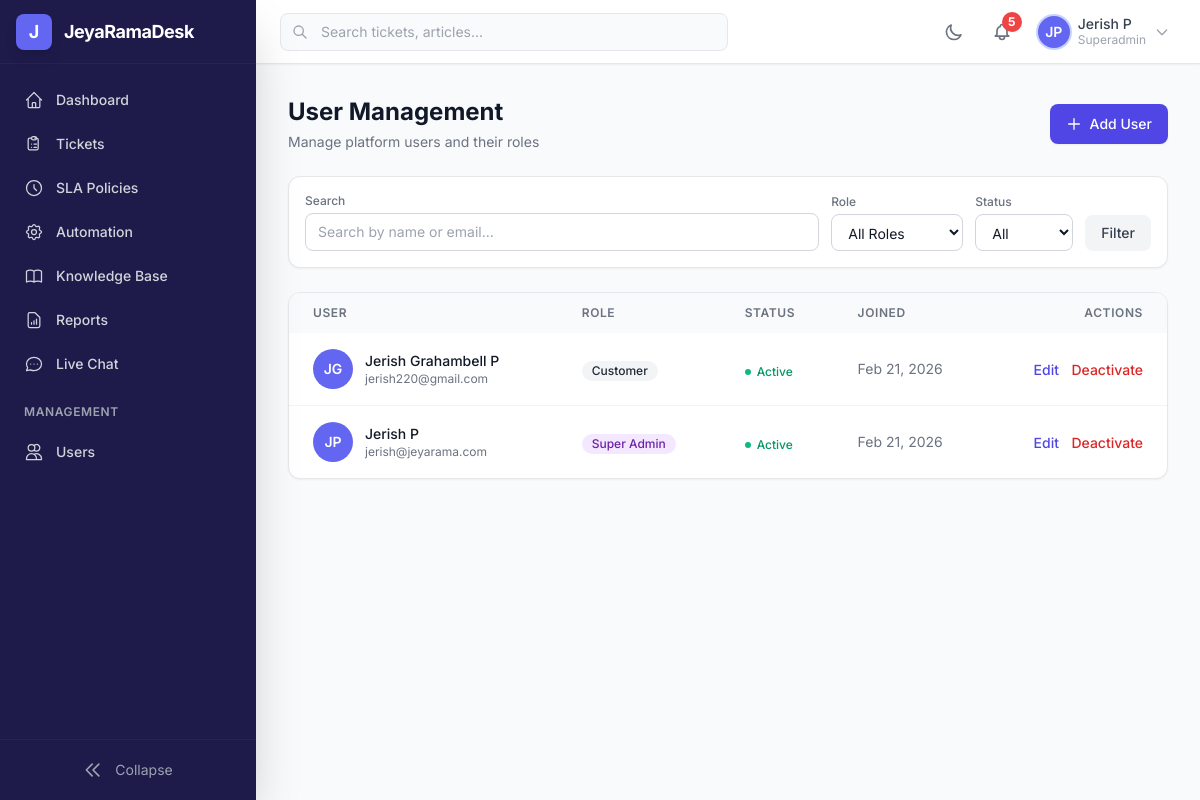
Page /desk/accounts/users/ (signed in) on the committed database.
### accounts/models.py (models this page shows, shortened)
class User(AbstractBaseUser, PermissionsMixin):
    class Role(models.TextChoices):
        SUPERADMIN = 'superadmin', 'Super Admin'
        MANAGER = 'manager', 'Manager'
        AGENT = 'agent', 'Agent'
        CUSTOMER = 'customer', 'Customer'
    id = models.UUIDField(primary_key=True, default=uuid.uuid4, editable=False)
    email = models.EmailField('Email Address', unique=True, db_index=True)
    first_name = models.CharField('First Name', max_length=150)
    last_name = models.CharField('Last Name', max_length=150)
    phone = models.CharField('Phone Number', max_length=20, blank=True, default='')
    address = models.TextField('Address', blank=True, default='')
    avatar = models.ImageField(
        'Profile Picture',
        upload_to='avatars/%Y/%m/',
        blank=True,
        null=True,
    )
    role = models.CharField(
        'Role',
        max_length=20,
        choices=Role.choices,
        default=Role.CUSTOMER,
        db_index=True,
    )
    department = models.CharField(max_length=100, blank=True, default='')
    job_title = models.CharField(max_length=100, blank=True, default='')
    is_active = models.BooleanField('Active', default=True, db_index=True)
    is_staff = models.BooleanField('Staff Status', default=False)
    is_online = models.BooleanField('Online', default=False)
    is_profile_completed = models.BooleanField('Profile Completed', default=False)
    date_joined = models.DateTimeField('Date Joined', default=timezone.now)
    last_login = models.DateTimeField('Last Login', blank=True, null=True)
    updated_at = models.DateTimeField('Updated At', auto_now=True)
    timezone_pref = models.CharField(
        'Timezone', max_length=50, default='UTC',
    )
    email_notifications = models.BooleanField(default=True)
    dark_mode = models.BooleanField(default=False)
    objects = UserManager()
    USERNAME_FIELD = 'email'
    REQUIRED_FIELDS = ['first_name', 'last_name']
    class Meta:
        db_table = 'jrd_users'
        verbose_name = 'User'
        verbose_name_plural = 'Users'
        ordering = ['-date_joined']
        indexes = [
            models.Index(fields=['role', 'is_active'], name='idx_user_role_active'),
            models.Index(fields=['email'], name='idx_user_email'),
            models.Index(fields=['date_joined'], name='idx_user_joined'),
        ]
    @property
    def full_name(self):
        return f'{self.first_name} {self.last_name}'.strip()
    @property
    def initials(self):
        return f'{self.first_name[:1]}{self.last_name[:1]}'.upper()
    @property
    def is_staff_member(self):
        return self.role in (self.Role.SUPERADMIN, self.Role.MANAGER, self.Role.AGENT)

### accounts/views.py (the view)
# urls.py: path('users/', views.user_list_view, name='user_list'),
@login_required
def user_list_view(request):
    if not request.user.is_staff_member:
        messages.error(request, 'Permission denied.')
        return redirect('dashboard:index')
    users = User.objects.all().order_by('-date_joined')
    role_filter = request.GET.get('role', '')
    status_filter = request.GET.get('status', '')
    search = request.GET.get('search', '')
    if role_filter:
        users = users.filter(role=role_filter)
    if status_filter == 'active':
        users = users.filter(is_active=True)
    elif status_filter == 'inactive':
        users = users.filter(is_active=False)
    if search:
        users = users.filter(
            models.Q(email__icontains=search)
            | models.Q(first_name__icontains=search)
            | models.Q(last_name__icontains=search)
        )
    paginator = Paginator(users, 25)
    page = request.GET.get('page')
    users_page = paginator.get_page(page)
    return render(request, 'accounts/user_list.html', {
        'users': users_page,
        'role_filter': role_filter,
        'status_filter': status_filter,
        'search': search,
        'roles': User.Role.choices,
    })

### notifications/context_processors.py (called while the page is built)
def unread_notifications_count(request):
    if request.user.is_authenticated:
        return {
            'unread_notifications_count': Notification.objects.filter(
                user=request.user,
                is_read=False,
            ).count()
        }
    return {'unread_notifications_count': 0}

### templates/accounts/user_list.html (shortened to what this page needs)
{% extends "base.html" %}
{% block content %}
<div class="space-y-6">
    <div class="flex flex-col sm:flex-row sm:items-center sm:justify-between gap-4">
        <div>
            <h1 class="text-2xl font-bold text-gray-900 dark:text-white">User Management</h1>
            <p class="text-sm text-gray-500 dark:text-gray-400 mt-1">Manage platform users and their roles</p>
        </div>
        <a href="{% url 'accounts:user_create' %}"
           class="inline-flex items-center px-4 py-2.5 bg-primary-600 hover:bg-primary-700 text-white font-medium rounded-lg transition-colors shadow-sm text-sm">
            <svg class="w-4 h-4 mr-2" fill="none" stroke="currentColor" viewBox="0 0 24 24">
                <path stroke-linecap="round" stroke-linejoin="round" stroke-width="2" d="M12 4v16m8-8H4"/>
            </svg>
            Add User
        </a>
    </div>
    <div class="bg-white dark:bg-gray-800 rounded-xl shadow-sm border border-gray-200 dark:border-gray-700 p-4">
        <form method="GET" class="flex flex-wrap gap-3 items-end">
            <div class="flex-1 min-w-[200px]">
                <label class="block text-xs font-medium text-gray-500 mb-1">Search</label>
                <input type="text" name="search" value="{{ search }}" placeholder="Search by name or email..."
                       class="w-full px-3 py-2 border border-gray-300 dark:border-gray-600 rounded-lg bg-white dark:bg-gray-700 text-sm text-gray-900 dark:text-white focus:ring-2 focus:ring-primary-500">
            </div>
            <div>
                <label class="block text-xs font-medium text-gray-500 mb-1">Role</label>
                <select name="role" class="px-3 py-2 border border-gray-300 dark:border-gray-600 rounded-lg bg-white dark:bg-gray-700 text-sm text-gray-900 dark:text-white focus:ring-2 focus:ring-primary-500">
                    <option value="">All Roles</option>
                </select>
            </div>
            <div>
                <label class="block text-xs font-medium text-gray-500 mb-1">Status</label>
                <select name="status" class="px-3 py-2 border border-gray-300 dark:border-gray-600 rounded-lg bg-white dark:bg-gray-700 text-sm text-gray-900 dark:text-white focus:ring-2 focus:ring-primary-500">
                    <option value="">All</option>
                </select>
            </div>
            <button type="submit" class="px-4 py-2 bg-gray-100 dark:bg-gray-700 hover:bg-gray-200 dark:hover:bg-gray-600 text-gray-700 dark:text-gray-300 rounded-lg text-sm font-medium transition-colors">
                Filter
            </button>
        </form>
    </div>
    <div class="bg-white dark:bg-gray-800 rounded-xl shadow-sm border border-gray-200 dark:border-gray-700 overflow-hidden">
        <div class="overflow-x-auto">
            <table class="w-full">
                <thead class="bg-gray-50 dark:bg-gray-900/50">
                    <tr>
                        <th class="px-6 py-3 text-left text-xs font-semibold text-gray-500 dark:text-gray-400 uppercase tracking-wider">User</th>
                        <th class="px-6 py-3 text-left text-xs font-semibold text-gray-500 dark:text-gray-400 uppercase tracking-wider">Role</th>
                        <th class="px-6 py-3 text-left text-xs font-semibold text-gray-500 dark:text-gray-400 uppercase tracking-wider">Status</th>
                        <th class="px-6 py-3 text-left text-xs font-semibold text-gray-500 dark:text-gray-400 uppercase tracking-wider">Joined</th>
                        <th class="px-6 py-3 text-right text-xs font-semibold text-gray-500 dark:text-gray-400 uppercase tracking-wider">Actions</th>
                    </tr>
                </thead>
                <tbody class="divide-y divide-gray-100 dark:divide-gray-700">
                    {% for u in users %}
                    <tr class="hover:bg-gray-50 dark:hover:bg-gray-700/50 transition-colors">
                        <td class="px-6 py-4">
                            <div class="flex items-center">
                                <div class="w-10 h-10 rounded-full bg-primary-500 flex items-center justify-center text-white text-sm font-semibold flex-shrink-0">
                                    {{ u.initials }}
                                </div>
                                <div class="ml-3">
                                    <p class="text-sm font-medium text-gray-900 dark:text-white">{{ u.full_name }}</p>
                                    <p class="text-xs text-gray-500 dark:text-gray-400">{{ u.email }}</p>
                                </div>
                            </div>
                        </td>
                        <td class="px-6 py-4">
                            <span class="inline-flex items-center px-2.5 py-0.5 rounded-full text-xs font-medium capitalize
                                {% if u.role == 'superadmin' %}bg-purple-100 text-purple-800 dark:bg-purple-900/30 dark:text-purple-300
                                {% elif u.role == 'manager' %}bg-blue-100 text-blue-800 dark:bg-blue-900/30 dark:text-blue-300
                                {% elif u.role == 'agent' %}bg-green-100 text-green-800 dark:bg-green-900/30 dark:text-green-300
                                {% else %}bg-gray-100 text-gray-800 dark:bg-gray-700 dark:text-gray-300{% endif %}">
                                {{ u.get_role_display }}
                            </span>
                        </td>
                        <td class="px-6 py-4">
                            {% if u.is_active %}
                            <span class="inline-flex items-center text-xs font-medium text-emerald-600 dark:text-emerald-400">
                                <span class="w-1.5 h-1.5 bg-emerald-500 rounded-full mr-1.5"></span>Active
                            </span>
                            {% else %}
                            <span class="inline-flex items-center text-xs font-medium text-gray-400">
                                <span class="w-1.5 h-1.5 bg-gray-400 rounded-full mr-1.5"></span>Inactive
                            </span>
                            {% endif %}
                        </td>
                        <td class="px-6 py-4 text-sm text-gray-500 dark:text-gray-400">
                            {{ u.date_joined|date:"M d, Y" }}
                        </td>
                        <td class="px-6 py-4 text-right space-x-2">
                            <a href="{% url 'accounts:user_edit' u.pk %}" class="text-primary-600 hover:text-primary-500 text-sm font-medium">Edit</a>
                            <form method="POST" action="{% url 'accounts:user_toggle_active' u.pk %}" class="inline">
                                <button type="submit" class="text-sm font-medium {% if u.is_active %}text-red-600 hover:text-red-500{% else %}text-emerald-600 hover:text-emerald-500{% endif %}">
                                    {% if u.is_active %}Deactivate{% else %}Activate{% endif %}
                                </button>
                            </form>
                        </td>
                    </tr>
                    {% empty %}
                    <tr>
                        <td colspan="5" class="px-6 py-12 text-center text-gray-500 dark:text-gray-400">
                            No users found.
                        </td>
                    </tr>
                    {% endfor %}
                </tbody>
            </table>
        </div>
    </div>
</div>
{% endblock %}

### templates/includes/topbar.html (shortened to what this page needs)
<header class="h-16 bg-white dark:bg-gray-800 border-b border-gray-200 dark:border-gray-700 flex items-center px-4 md:px-6 shadow-sm z-30">
    <div class="hidden md:flex items-center flex-1 max-w-md">
        <div class="relative w-full">
            <div class="absolute inset-y-0 left-0 pl-3 flex items-center pointer-events-none">
            </div>
            <input type="text" placeholder="Search tickets, articles..."
                   class="w-full pl-10 pr-4 py-2 border border-gray-200 dark:border-gray-600 rounded-lg
                          bg-gray-50 dark:bg-gray-700 text-sm text-gray-900 dark:text-gray-100
                          focus:ring-2 focus:ring-primary-500 focus:border-transparent
                          placeholder-gray-400 transition-colors">
        </div>
    </div>
    <div class="flex items-center ml-auto space-x-3">
        <button @click="darkMode = !darkMode; localStorage.setItem('darkMode', darkMode)"
                class="p-2 rounded-lg text-gray-500 hover:bg-gray-100 dark:text-gray-400 dark:hover:bg-gray-700 transition-colors">
            <svg x-show="!darkMode" class="w-5 h-5" fill="none" stroke="currentColor" viewBox="0 0 24 24">
                <path stroke-linecap="round" stroke-linejoin="round" stroke-width="2"
                      d="M20.354 15.354A9 9 0 018.646 3.646 9.003 9.003 0 0012 21a9.003 9.003 0 008.354-5.646z"/>
            </svg>
        </button>
        <a href="{% url 'notifications:list' %}"
           class="relative p-2 rounded-lg text-gray-500 hover:bg-gray-100 dark:text-gray-400 dark:hover:bg-gray-700 transition-colors">
            {% if unread_notifications_count %}
            <span class="absolute -top-0.5 -right-0.5 w-5 h-5 bg-red-500 text-white text-xs font-bold rounded-full flex items-center justify-center">
                {{ unread_notifications_count }}
            </span>
            {% endif %}
        </a>
        <div x-data="{ profileOpen: false }" class="relative">
            <button @click="profileOpen = !profileOpen" @click.outside="profileOpen = false"
                    class="flex items-center space-x-2 p-1.5 rounded-lg hover:bg-gray-100 dark:hover:bg-gray-700 transition-colors">
                {% if user.avatar %}
                <img src="{{ user.avatar.url }}" alt="{{ user.full_name }}"
                     class="w-8 h-8 rounded-full object-cover ring-2 ring-primary-200">
                {% else %}
                <div class="w-8 h-8 rounded-full bg-primary-500 flex items-center justify-center text-white text-sm font-semibold ring-2 ring-primary-200">
                    {{ user.initials }}
                </div>
                {% endif %}
                <div class="hidden md:block text-left">
                    <p class="text-sm font-medium text-gray-700 dark:text-gray-200 leading-tight">{{ user.full_name }}</p>
                    <p class="text-xs text-gray-400 capitalize">{{ user.role }}</p>
                </div>
                <svg class="w-4 h-4 text-gray-400 hidden md:block" fill="none" stroke="currentColor" viewBox="0 0 24 24">
                    <path stroke-linecap="round" stroke-linejoin="round" stroke-width="2" d="M19 9l-7 7-7-7"/>
                </svg>
            </button>
        </div>
    </div>
</header>

### templates/base.html (style rules this page uses)
body { font-family: 'Inter', system-ui, sans-serif; }

### rows in the picture
User: initials "JP", full_name "Jerish P", role "Superadmin", email "jerish@jeyarama.com", role "Super Admin", is_active True (drawn), date_joined "Feb 21, 2026"
User: initials "JG", full_name "Jerish Grahambell P", email "jerish220@gmail.com", role "Customer", is_active True (drawn), date_joined "Feb 21, 2026"

### other values in the picture
{{ unread_notifications_count }} "5"
